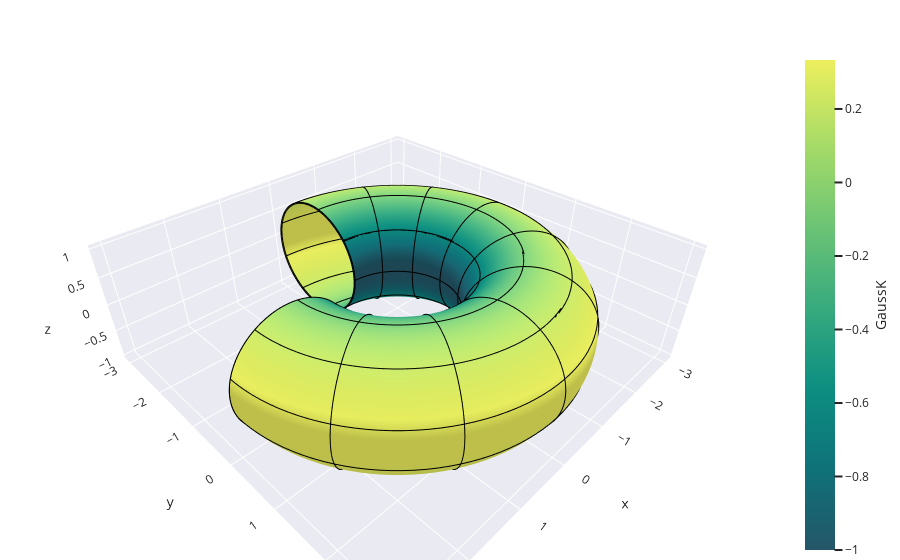

This figure's notebook cell:
### Code cell
colorF = lambdify([t, u], GaussK)
t_dom2 = (t, 0, 1.5*pi)
plt4 = plot3d_parametric_surface(*r, t_dom2, u_dom, "GaussK", backend=PB,
    #rendering_kw={"alpha": 0.75},
    color_func=colorF, use_cm=True,
    adaptive=False, wireframe=True, show=False)
plt4.show()
# Dette plot er interaktivt og bliver ikke vist i PDF
